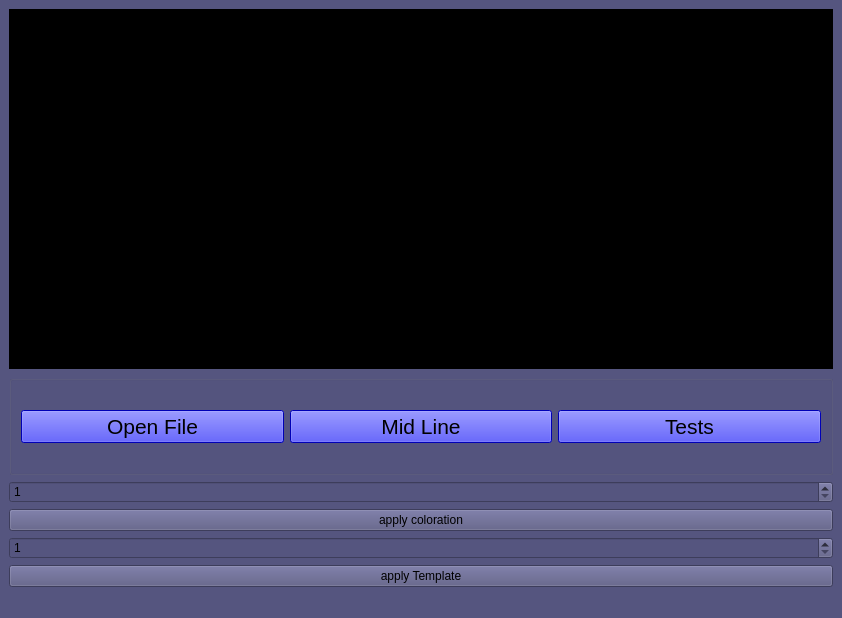
<?xml version="1.0" encoding="UTF-8"?>
<ui version="4.0">
 <class>MainWindow</class>
 <widget class="QMainWindow" name="MainWindow">
  <property name="geometry">
   <rect>
    <x>0</x>
    <y>0</y>
    <width>842</width>
    <height>618</height>
   </rect>
  </property>
  <property name="windowTitle">
   <string>MainWindow</string>
  </property>
  <property name="styleSheet">
   <string notr="true">background-color: rgb(0, 85, 255);
background-color: rgb(85, 85, 127);</string>
  </property>
  <widget class="QWidget" name="centralwidget">
   <layout class="QGridLayout" name="gridLayout">
    <item row="3" column="0">
     <widget class="QSpinBox" name="ColorationBox">
      <property name="minimum">
       <number>1</number>
      </property>
      <property name="maximum">
       <number>4</number>
      </property>
     </widget>
    </item>
    <item row="4" column="0">
     <widget class="QPushButton" name="colorationButton">
      <property name="text">
       <string>apply coloration</string>
      </property>
     </widget>
    </item>
    <item row="2" column="0">
     <widget class="QGroupBox" name="horizontalGroupBox">
      <property name="maximumSize">
       <size>
        <width>16777215</width>
        <height>100</height>
       </size>
      </property>
      <property name="styleSheet">
       <string notr="true">border-color: rgb(0, 0, 0);</string>
      </property>
      <layout class="QHBoxLayout" name="horizontalLayout">
       <item>
        <widget class="QPushButton" name="open_file">
         <property name="sizePolicy">
          <sizepolicy hsizetype="Minimum" vsizetype="Fixed">
           <horstretch>0</horstretch>
           <verstretch>0</verstretch>
          </sizepolicy>
         </property>
         <property name="font">
          <font>
           <pointsize>16</pointsize>
          </font>
         </property>
         <property name="styleSheet">
          <string notr="true">
background-color: rgb(0, 85, 0);
background-color: rgb(0, 0, 255);
color: rgb(0, 0, 0);</string>
         </property>
         <property name="text">
          <string>Open File</string>
         </property>
        </widget>
       </item>
       <item>
        <widget class="QPushButton" name="midline">
         <property name="sizePolicy">
          <sizepolicy hsizetype="Minimum" vsizetype="Fixed">
           <horstretch>0</horstretch>
           <verstretch>0</verstretch>
          </sizepolicy>
         </property>
         <property name="font">
          <font>
           <pointsize>16</pointsize>
          </font>
         </property>
         <property name="styleSheet">
          <string notr="true">
background-color: rgb(0, 85, 0);
background-color: rgb(0, 0, 255);
color: rgb(0, 0, 0);
</string>
         </property>
         <property name="text">
          <string>Mid Line</string>
         </property>
        </widget>
       </item>
       <item>
        <widget class="QPushButton" name="TestsButton">
         <property name="sizePolicy">
          <sizepolicy hsizetype="Minimum" vsizetype="Fixed">
           <horstretch>0</horstretch>
           <verstretch>0</verstretch>
          </sizepolicy>
         </property>
         <property name="font">
          <font>
           <pointsize>16</pointsize>
          </font>
         </property>
         <property name="styleSheet">
          <string notr="true">
background-color: rgb(0, 85, 0);
background-color: rgb(0, 0, 255);
color: rgb(0, 0, 0);</string>
         </property>
         <property name="text">
          <string>Tests</string>
         </property>
        </widget>
       </item>
      </layout>
     </widget>
    </item>
    <item row="0" column="0">
     <layout class="QVBoxLayout" name="verticalLayout_2">
      <item>
       <widget class="QLabel" name="label">
        <property name="styleSheet">
         <string notr="true">background-color: rgb(0, 0, 0);</string>
        </property>
        <property name="text">
         <string/>
        </property>
        <property name="scaledContents">
         <bool>true</bool>
        </property>
        <property name="alignment">
         <set>Qt::AlignCenter</set>
        </property>
       </widget>
      </item>
     </layout>
    </item>
    <item row="5" column="0">
     <widget class="QSpinBox" name="TemplateBox">
      <property name="minimum">
       <number>1</number>
      </property>
      <property name="maximum">
       <number>8</number>
      </property>
     </widget>
    </item>
    <item row="6" column="0">
     <widget class="QPushButton" name="TemplateButton">
      <property name="text">
       <string>apply Template</string>
      </property>
     </widget>
    </item>
   </layout>
  </widget>
  <widget class="QMenuBar" name="menubar">
   <property name="geometry">
    <rect>
     <x>0</x>
     <y>0</y>
     <width>842</width>
     <height>25</height>
    </rect>
   </property>
  </widget>
  <widget class="QStatusBar" name="statusbar"/>
  <action name="actionopen">
   <property name="text">
    <string>open</string>
   </property>
  </action>
  <action name="actioncoloration">
   <property name="text">
    <string>coloration</string>
   </property>
  </action>
  <action name="actionMid_Line">
   <property name="text">
    <string>Mid Line</string>
   </property>
  </action>
 </widget>
 <resources/>
 <connections/>
</ui>
